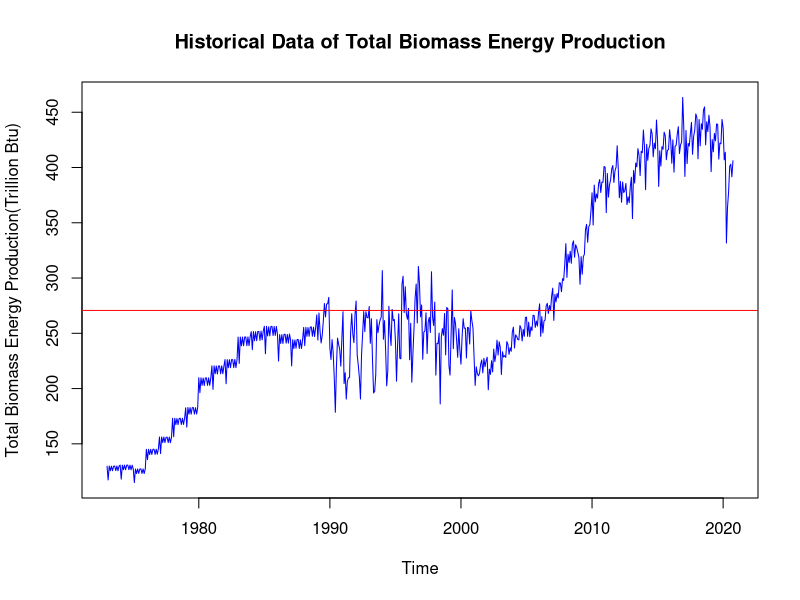
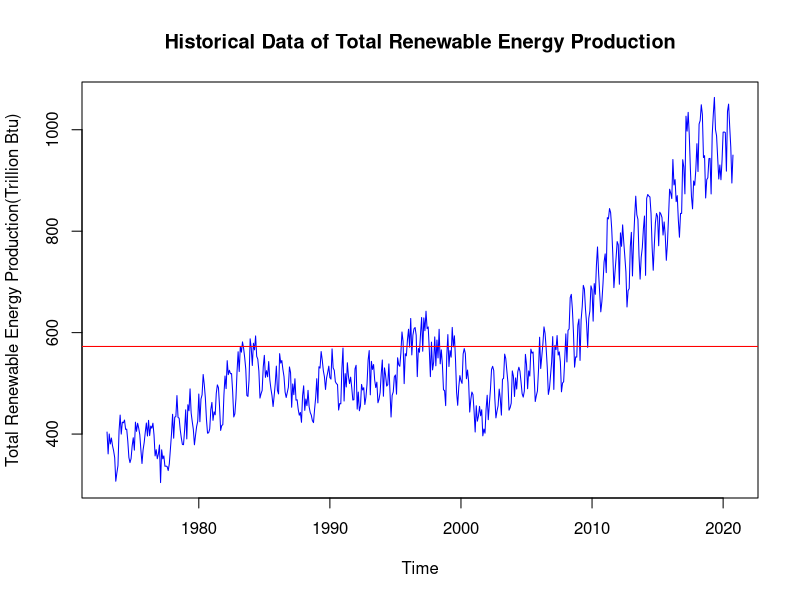
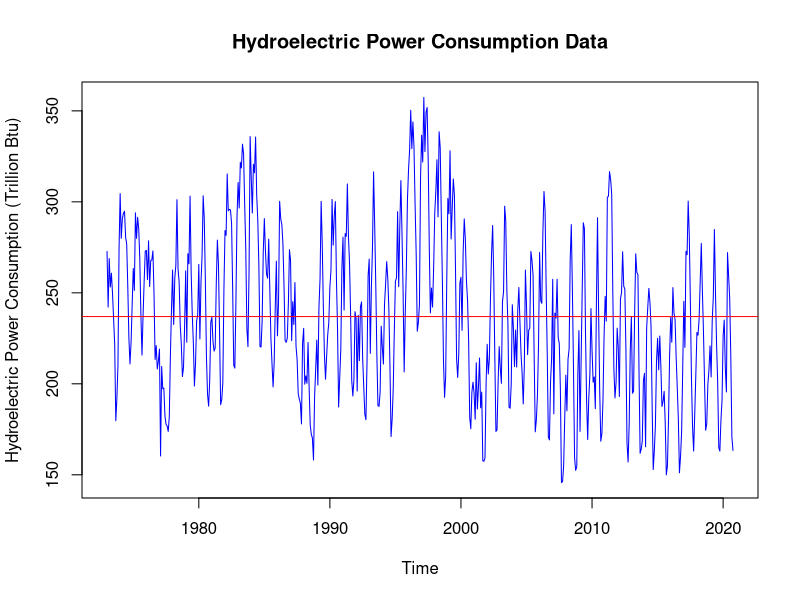
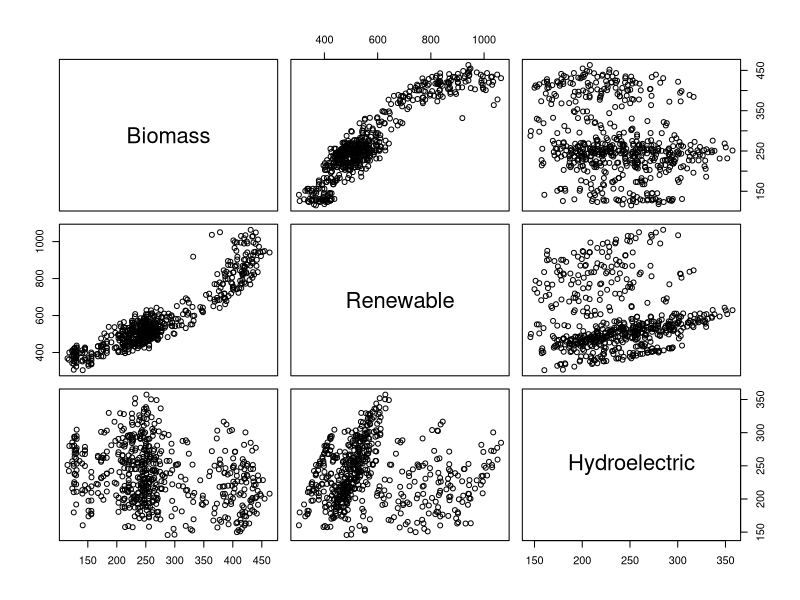
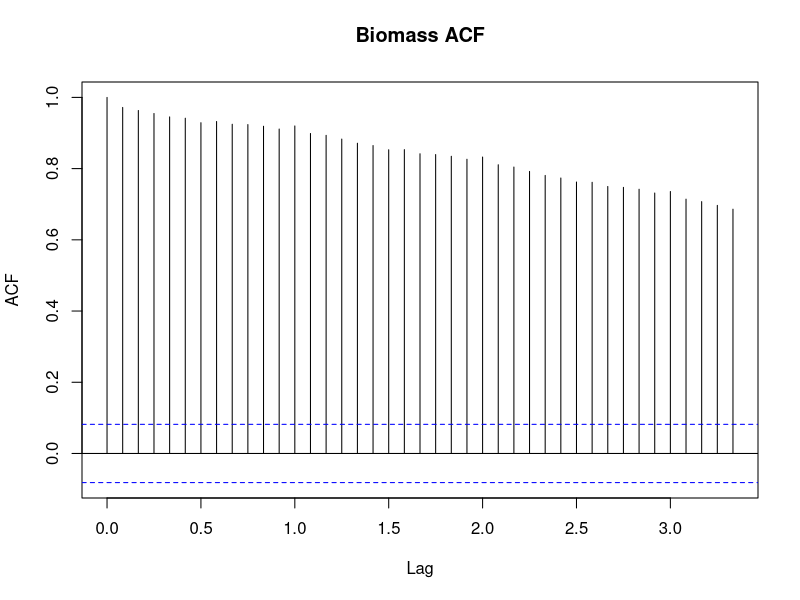
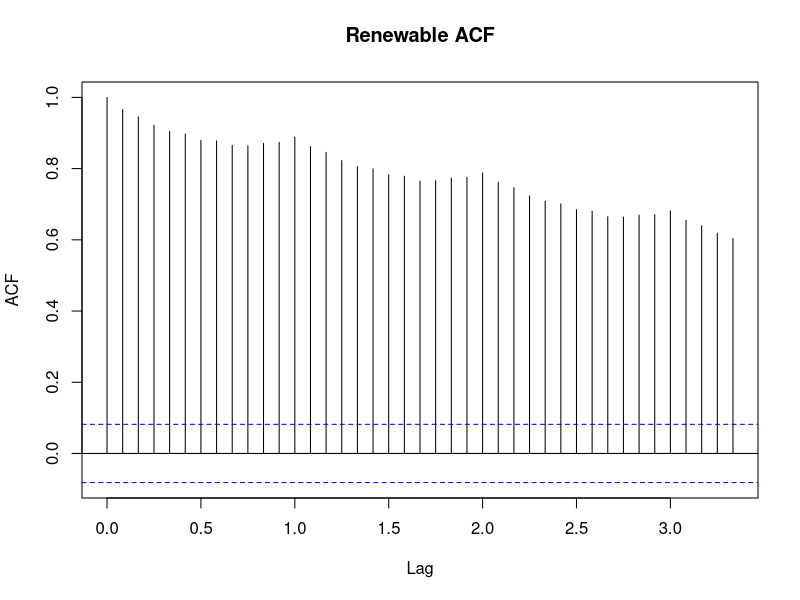
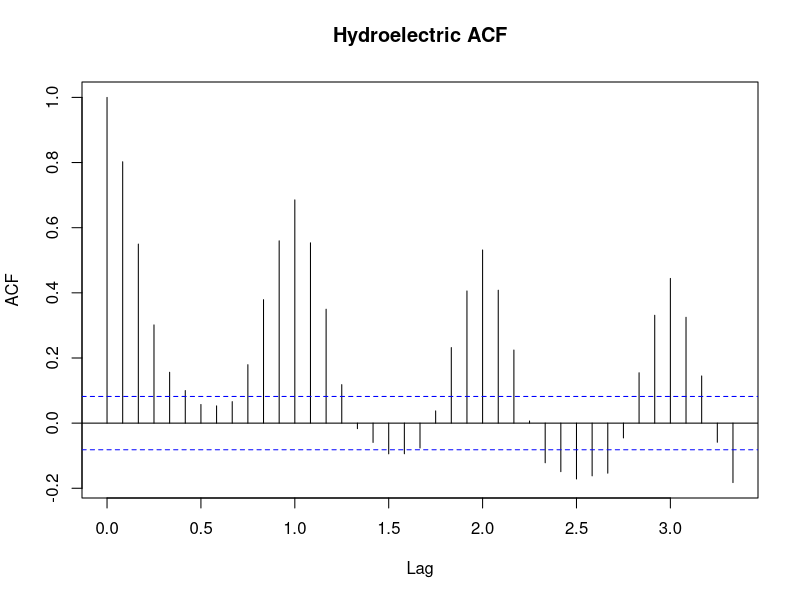
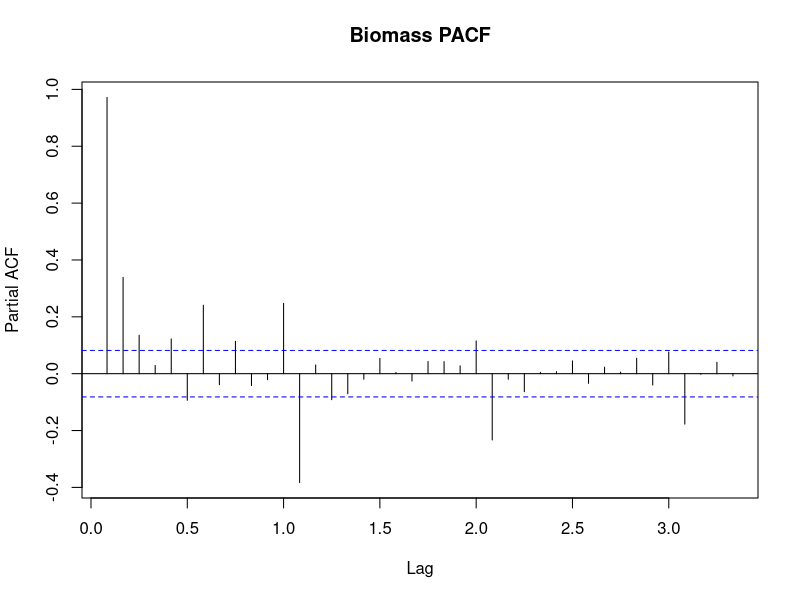

Write R code to recreate these figures, in order.
## ---- chunk 1
#Load/install required package here
getwd()

library(lubridate)
library(ggplot2)

library(dplyr)
#install.packages("forecast")
library(forecast)
#install.packages("tseries")
library(tseries)
## ---- chunk 2
#Importing data set

#install.packages("readxl")
library("readxl")
MonthlyData <- read_excel("../Data/Table_10.1_Renewable_Energy_Production_and_Consumption_by_Source.xlsx",sheet = 1, skip = 9) 

#AnnualData <- read_excel("../Data/Table_10.1_Renewable_Energy_Production_and_Consumption_by_Source.xlsx",2)
#AnnualData
## ---- chunk 3
#specific rows and columns just trim the table
MonthlyData_subset<- MonthlyData[2:575, c(1, 4, 5, 6)]

#Checking data
head(MonthlyData_subset)
str(MonthlyData_subset)
## ---- chunk 4
# change character format to numeric format
MonthlyData_subset[,2:4] <- sapply(MonthlyData_subset[,2:4],as.numeric)
str(MonthlyData_subset)

#add column names 
colnames(MonthlyData_subset)=c("Month","Biomass","Renewable","Hydroelectric")


# from Jan 1973 to Oct 2020 as a time series object
MonthlyData_subset_ts <- ts(MonthlyData_subset[2:4], frequency = 12, start = c(1973, 1, 1), end = c(2020, 10, 1)) 
#MonthlyData_subset_ts
## ---- chunk 5
Biomass_mean <- mean(MonthlyData_subset_ts[,"Biomass"])
Biomass_sd <- sd(MonthlyData_subset_ts[,"Biomass"])
Biomass_mean
str(Biomass_mean)
Biomass_sd

Renewable_mean <- mean(MonthlyData_subset_ts[,"Renewable"])
Renewable_sd <- sd(MonthlyData_subset_ts[,"Renewable"])
Renewable_mean
Renewable_sd

Hydroelectric_mean <- mean(MonthlyData_subset_ts[,"Hydroelectric"])
Hydroelectric_sd <- sd(MonthlyData_subset_ts[,"Hydroelectric"])
Hydroelectric_mean
Hydroelectric_sd

## ---- chunk 6
#library(ggplot2)
plot(MonthlyData_subset_ts[,"Biomass"],col="blue",
     ylab = "Total Biomass Energy Production(Trillion Btu)",
     main = "Historical Data of Total Biomass Energy Production"
     )
#add a line with the mean
abline(h=Biomass_mean,col="red")
## ---- chunk 7
plot(MonthlyData_subset_ts[,"Renewable"],col="blue",
     ylab = "Total Renewable Energy Production(Trillion Btu)",
     main = "Historical Data of Total Renewable Energy Production"
     )
#add a line with the mean
abline(h=Renewable_mean,col="red")
## ---- chunk 8
plot(MonthlyData_subset_ts[,"Hydroelectric"],col="blue",
     ylab = "Hydroelectric Power Consumption (Trillion Btu)",
     main = "Hydroelectric Power Consumption Data"
     )
#add a line with the mean
abline(h=Hydroelectric_mean,col="red")
## ---- chunk 9
pairs(MonthlyData_subset[, c(2,3,4)])
cor(MonthlyData_subset_ts)
## ---- chunk 10
Biomass_acf = acf(MonthlyData_subset_ts[,1], lag.max=40, type = "correlation", plot=TRUE, main="Biomass ACF")

Renewable_acf = acf(MonthlyData_subset_ts[,2], lag.max=40, type = "correlation", plot=TRUE, main="Renewable ACF")

Hydroelectric_acf = acf(MonthlyData_subset_ts[,3], lag.max=40, type = "correlation", plot=TRUE, main="Hydroelectric ACF")
## ---- chunk 11
Biomass_pacf = pacf(MonthlyData_subset_ts[,1], lag.max=40,plot=TRUE, main="Biomass PACF")

Renewable_pacf = pacf(MonthlyData_subset_ts[,2], lag.max=40, plot=TRUE, main="Renewable PACF")

Hydroelectric_pacf = pacf(MonthlyData_subset_ts[,3], lag.max=40, plot=TRUE, main="Hydroelectric PACF")

